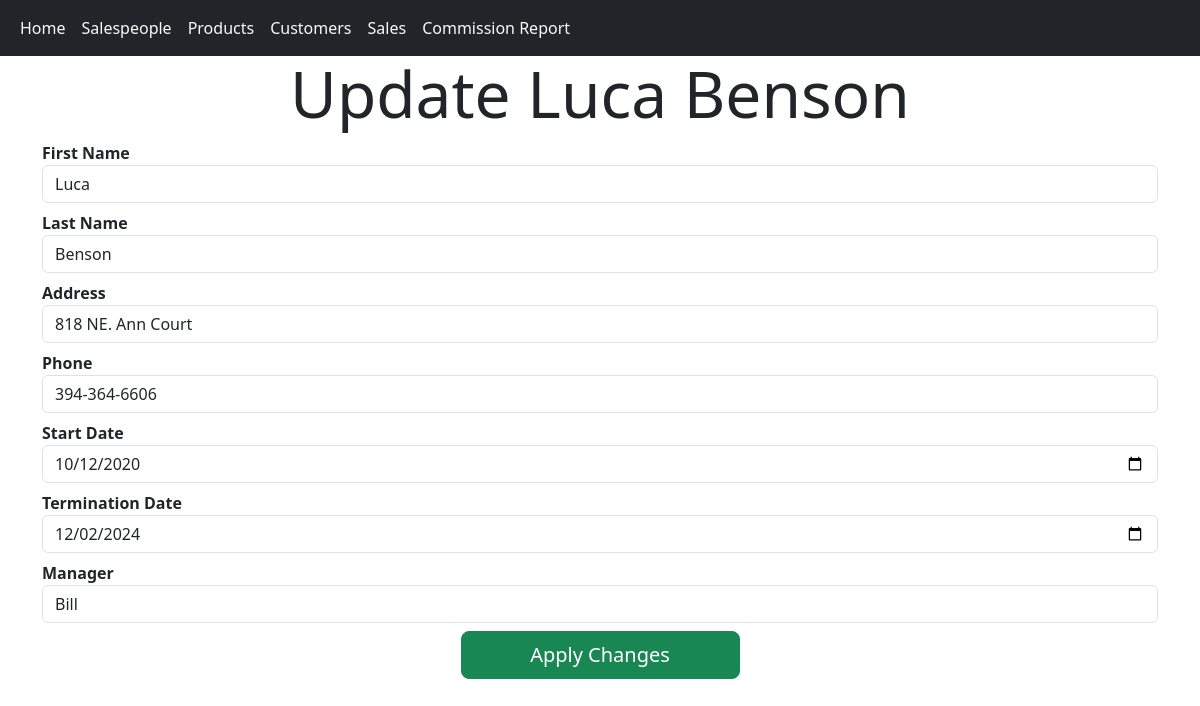
/salespeople/3, run on an earlier commit of the app's database.
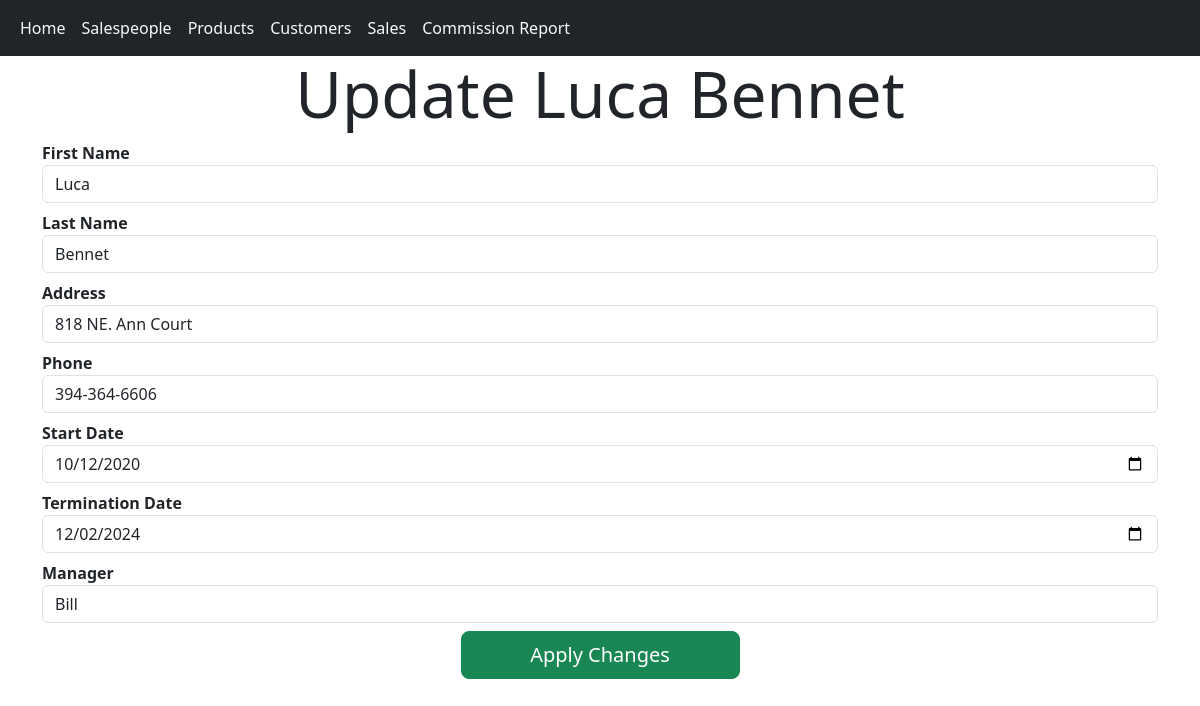
And on a later commit of the database.
### bespoked_bikes_sales/models.py (models this page shows)
class Salesperson(db.Model):
    id: Mapped[int] = mapped_column(primary_key=True)
    first_name: Mapped[str] = mapped_column(String(20))
    last_name: Mapped[str] = mapped_column(String(20))
    address: Mapped[str] = mapped_column(String(50))
    phone: Mapped[str] = mapped_column(String(10))
    start_date: Mapped[date] = mapped_column()
    termination_date: Mapped[date] = mapped_column()
    manager: Mapped[str] = mapped_column(String(40))
    sales: Mapped[List["Sale"]] = relationship(back_populates="salesperson")

### bespoked_bikes_sales/routes.py (the view)
@app.route("/salespeople/<int:id>", methods=["GET", "POST"])
def update_salesperson(id):
    person = Salesperson.query.get_or_404(id)
    form = UpdateSalespersonForm()
    if request.method == "GET":
        form = UpdateSalespersonForm(obj=person, formdata=None)
    def validate_no_duplicate_salesperson(id, form, field):
        duplicate = db.session.execute(db.select(Salesperson).where(Salesperson.first_name == field.data).where(Salesperson.last_name == form.last_name.data)).scalar()
        if duplicate and duplicate.id != id:
            raise ValidationError("Already a salesperson with the same name!")
    if request.method == "POST":
        if len(form.first_name.validators) < 2:
            form.first_name.validators.append(partial(validate_no_duplicate_salesperson, id))
        else:
            form.first_name.validators[1] = partial(validate_no_duplicate_salesperson, id)
    if form.validate_on_submit():
        form.populate_obj(person)
        db.session.commit()
        return redirect("/salespeople")
    return render_template("update_salesperson.jinja", person=person, form=form)

### bespoked_bikes_sales/forms.py (shortened to what this page needs)
class UpdateSalespersonForm(FlaskForm):
    first_name = StringField("First Name", validators=[InputRequired()])
    last_name = StringField("Last Name", validators=[InputRequired()])
    address = StringField("Address", validators=[InputRequired()])
    phone = StringField("Phone", validators=[InputRequired()])
    start_date = DateField("Start Date", validators=[InputRequired()])
    termination_date = DateField("Termination Date", validators=[InputRequired()])
    manager = StringField("Manager", validators=[InputRequired()])

### bespoked_bikes_sales/templates/update_salesperson.jinja (shortened to what this page needs)
{% extends "base.jinja" %}
{% from "_formhelpers.jinja" import render_field %}
{% block body %}
<div class="container">
	<h1 class="display-3 text-center">{{ "Update {} {}".format(person.first_name, person.last_name) }}</h1>
	<form action="/salespeople/{{ person.id }}" method="POST">
		{{ render_field(form.first_name, value=form.first_name.data, class="form-control") }}
		{{ render_field(form.last_name, value=form.last_name.data, class="form-control") }}
		{{ render_field(form.address, value=form.address.data, class="form-control") }}
		{{ render_field(form.phone, value=form.phone.data, class="form-control") }}
		{{ render_field(form.start_date, value=form.start_date.data, class="form-control", type="date") }}
		{{ render_field(form.termination_date, value=form.termination_date.data, class="form-control") }}
		{{ render_field(form.manager, value=form.manager.data, class="form-control") }}
		<div class="d-grid gap-2 col-3 mx-auto">
			<button type="submit" class="btn btn-success btn-lg text-center">Apply Changes</button>
		</div>
	</form>
</div>
{% endblock body %}

### bespoked_bikes_sales/templates/_formhelpers.jinja (shortened to what this page needs)
{% macro render_field(field) %}
<dt>{{ field.label }}
<dd>{{ field(**kwargs)|safe }}
</dd>
{% endmacro %}

What changed in the data, as far as the page shows it:
changed Salesperson "Luca": first_name+last_name "Update Luca Benson" → "Update Luca Bennet"; last_name "Benson" → "Bennet"
